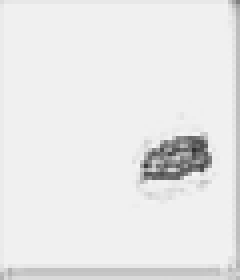
#> input picture bud2/images/edged_img/image_22-06-2020_01-00-01_PM.png, 60 x 70 px, found by its file name (shown 4 times larger); its folder holds only this picture in this run
$ python -i find_contours.py   (imports and definitions only)
#> lines starting #> are read from the running program, lines starting #| are printed output that depends on the picture; after the words box and inside, x2 and y2 are one past the last pixel; in counts of white or black regions, pixels touching at a corner belong together
import numpy as np
import cv2
import seaborn as sns
import matplotlib.pyplot as plt
import os
from math import sqrt
from datetime import datetime
from datetime import timedelta
import matplotlib.dates as mdates
from scipy import stats

def canny_edge(in_filename):
    img = cv2.imread(in_filename,0)
    gray_filtered = cv2.bilateralFilter(img, 10, 50, 50)

    # Using the Canny filter to get contours
    edges = cv2.Canny(gray_filtered, 20, 30)
    # Using the Canny filter with different parameters
    edges_high_thresh = cv2.Canny(gray_filtered, 60, 120)
    # Stacking the images to print them together
    # For comparison
    images = np.hstack((img, edges, edges_high_thresh))
    # Output the resulting

    cv2.imwrite('images/canny_img/canny_'+ \
                 os.path.splitext(os.path.basename(in_filename))[0] + \
                 '.png',images)
    return edges_high_thresh

def contours_metadata(contours):
    ##將contours的metadata存入contours_data
    contours_data={}
    cnts_perimeter=[]
    cnts_area=[]
    cnts_index=[]

    ## 計算資料分布改框的條件，因為小於200的資料太多，故刪除
    for c in contours:
        if cv2.contourArea(c)>200.0 and \
           cv2.arcLength(c,False)<600 :
            cnts_index.append(c)
            cnts_perimeter.append(cv2.arcLength(c,False))
            cnts_area.append(cv2.contourArea(c))
    contours_data['index']=cnts_index
    contours_data['perimeter']=cnts_perimeter
    contours_data['area']=cnts_area
    # show_statistic(contours_data['area'],25.0)

    # plt.hist(contours_data['area'], color = 'blue', edgecolor = 'black'
    #          ,bins = int((max(contours_data['area'])-min(contours_data['area']))/25.0))
    contours_data['area_avg']=np.average(contours_data['area'])
    contours_data['area_variance']=np.var(contours_data['area'])
    contours_data['area_std']=np.std(contours_data['area'])
    bp_dict=plt.boxplot(contours_data['area'])

    contours_data['area_Q1']=[item.get_ydata()[1] for item in bp_dict['boxes']][0]
    contours_data['area_Q3']=[item.get_ydata()[3] for item in bp_dict['boxes']][0]
    contours_data['area_median']=[item.get_ydata()[1] for item in bp_dict['medians']][0]
    contours_data['area_min']=[item.get_ydata()[1] for item in bp_dict['whiskers']][0]
    contours_data['area_max']=[item.get_ydata()[1] for item in bp_dict['whiskers']][1]

    plt.clf()
    plt.close()
    # [5 lines of commented-out code are left out]

    return contours_data


def BananaContours():
    directory="images/edged_img/"
    datetime_objects=[]
    files=[]
    banana_volume_list=[]

    for filename in os.listdir(directory):
        if filename.endswith(".jpg") or filename.endswith(".png"):
            # [5 lines of commented-out code are left out]
            datetime_objects.append(datetime.strptime(filename,"image_%d-%m-%Y_%I-%M-%S_%p.png"))
            # datetime_objects.append(datetime.strptime(date_info,"%m_%d_%H_%M_%S"))
            # print("--",os.path.join(directory,filename))

    datetime_objects=sorted(datetime_objects)
    for d in datetime_objects:
        filename=d.strftime("image_%d-%m-%Y_%I-%M-%S_%p.png")
        files.append(os.path.join(directory,filename))
        # print("--",os.path.join(directory,filename))


    for f in files:
        edges = canny_edge(f)
#> in canny_edge, img is the input picture: shape (70, 60); min 47, max 245, mean 232.5
#> in canny_edge, `gray_filtered = cv2.bilateralFilter(img, 10, 50, 50)`:
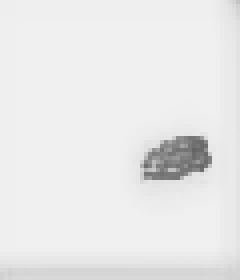
#> gray_filtered: shape (70, 60) (shown 4 times larger); min 100, max 240, mean 233.1
#> in canny_edge, `edges = cv2.Canny(gray_filtered, 20, 30)`:
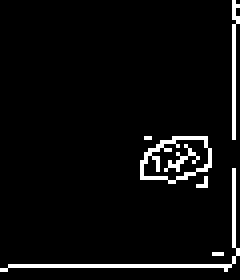
#> edges: shape (70, 60) (shown 4 times larger); 4.9% white in thin lines or dots
#> in canny_edge, `edges_high_thresh = cv2.Canny(gray_filtered, 60, 120)`:
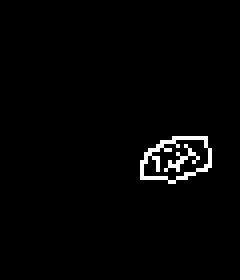
#> edges_high_thresh: shape (70, 60) (shown 4 times larger); 1.8% white in thin lines or dots, all inside (x1, y1, x2, y2) = (35, 34, 53, 46)
#> in canny_edge, `images = np.hstack((img, edges, edges_high_thresh))`:
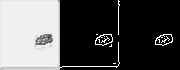
#> images: shape (70, 180); min 0, max 255, mean 83.2
        ret,thresh = cv2.threshold(edges,127,255,0)
        # [4 lines of commented-out code are left out]

        contours, hierarchy = cv2.findContours(thresh,cv2.RETR_EXTERNAL,cv2.CHAIN_APPROX_SIMPLE)
#> contours = 1 contour; box (x1, y1, x2, y2) and area: (35, 34, 53, 46) 142

        metadata = contours_metadata(contours)
#> the loop in contours_metadata, `for c in contours:` made 1 pass
#> after the loop in contours_metadata, `for c in contours:`: cnts_area = []
#> in contours_metadata, `bp_dict=plt.boxplot(contours_data['area'])`: bp_dict = 6 items
#> metadata = 11 items
        minimum =metadata['area_min']
#> minimum = nan
        median =metadata['area_median']
#> median = nan
        maximum =metadata['area_max']
#> maximum = nan
        area_avg = metadata['area_avg']
#> area_avg = nan
        area_std = metadata['area_std']
#> area_std = nan
        q1=metadata['area_Q1']
#> q1 = nan
        cnt_with_area =[]
        total_area = 0.0
        total_volume = 0.0
        # /** 針對average、standard deviation去篩選contours */
        for c in contours:
            #if cv2.contourArea(c)>(minimum)and \
             #cv2.contourArea(c)<(maximum):
            cnt_with_area.append(c)
            a = cv2.contourArea(c)
            total_area += a
            total_volume += sqrt(a)**3
#> this loop made 1 pass
#> (a, total_area, total_volume) on pass 1: (141.5, 141.5, 1683.2)
#> after the loop, cnt_with_area has the same summary as contours; total_area = 141.5; total_volume = 1683.2

        # print(len(cnt_with_area))

        # /** 使用Q1、medina、Q3來篩選contours
        # for c in contours:
        #     if cv2.contourArea(c)> median and \
        #         cv2.contourArea(c)< maximum :
        #         cnt_with_area.append(c)
        #         total_area += cv2.contourArea(c)

        read_filename = directory+ \
                        os.path.splitext(os.path.basename(f))[0] +\
                    '.png'
        print(read_filename)
        out_filename = 'images/result_pics/res_' + os.path.splitext(os.path.basename(f))[0] + '.png'
        result = cv2.drawContours(cv2.imread(read_filename), cnt_with_area, -1, (0,0,255), 2)
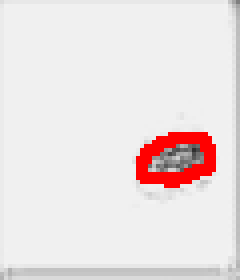
#> result: shape (70, 60, 3) (shown 4 times larger); mean B, G, R 226.1, 226.1, 235.6
        cv2.imwrite(out_filename, result)

        ## 畫圖
        # if len(cnt_with_area)!=0.0:
        avg_area = total_area / len(cnt_with_area)
#> avg_area = 141.5
        print(avg_area)
#| 141.5
        banana_volume = sqrt(avg_area)**3
#> banana_volume = 1683.2
        avg_volume = total_volume / len(cnt_with_area)
#> avg_volume = 1683.2
        # [4 lines of commented-out code are left out]
        banana_volume_list.append(avg_area)

    # x = list(range(1, len(banana_volume_list)+1))

    x = [ i.toordinal() for i in datetime_objects ]
    y_dots = banana_volume_list
#> y_dots = [141.5]

    def myfunc(x):
        return slope * x + intercept

    slope, intercept, r, p, std_err = stats.linregress(x, y_dots)
#> slope = nan; intercept = nan; r = 0; p = nan; std_err = nan
    y_regression = list(map(myfunc, x))
#> y_regression = [nan]

    ax = plt.gca()
    formatter = mdates.DateFormatter("%b")
    ax.xaxis.set_major_formatter(formatter)

    locator = mdates.MonthLocator()
    ax.xaxis.set_major_locator(locator)

    formatter = mdates.DateFormatter("%d")
    ax.xaxis.set_minor_formatter(formatter)

    locator = mdates.DayLocator()
    ax.xaxis.set_minor_locator(locator)

    left_range = min(datetime_objects) - timedelta(days=1)
    right_range = max(datetime_objects) + timedelta(days=1)

    # ax.set_xlim([datetime(2020, 6, 10), datetime(2020, 7, 1)])
    ax.set_xlim([left_range, right_range])

    ax.scatter(x, y_dots)
    ax.plot(x, y_regression)
    plt.savefig("scatter.png")
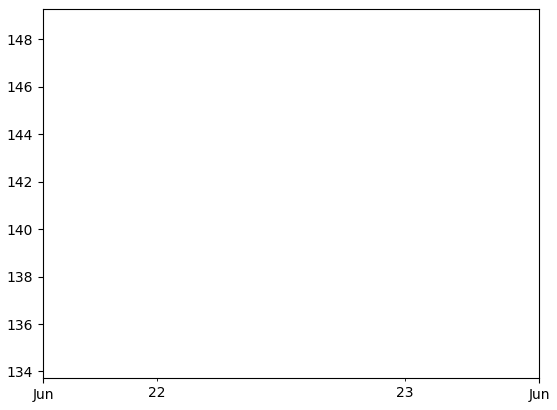
#> figure drawn by matplotlib, 1 panel

    plt.show()

>>> result = BananaContours()

$ run again, on bud2/images/edged_img/image_26-06-2020_01-00-18_AM.png
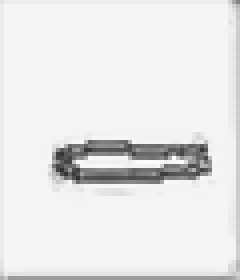
#> input picture bud2/images/edged_img/image_26-06-2020_01-00-18_AM.png, 60 x 70 px, found by its file name (shown 4 times larger)
#> in canny_edge, img is the input picture: shape (70, 60); min 47, max 255, mean 231.1
#> edges: shape (70, 60); 5.8% white in thin lines or dots
#> edges_high_thresh: shape (70, 60); 5.3% white in thin lines or dots, all inside (x1, y1, x2, y2) = (0, 34, 59, 70)
#> in canny_edge, `images = np.hstack((img, edges, edges_high_thresh))`:
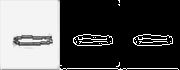
#> images: shape (70, 180); min 0, max 255, mean 86.4
#> contours = 2 contours, 1 with area under 20; largest, box (x1, y1, x2, y2) and area: (13, 34, 53, 46) 361
#> the loop in contours_metadata, `for c in contours:` made 2 passes
#> after the loop in contours_metadata, `for c in contours:`: cnts_area = [361]; cnts_index = 1 contour; box (x1, y1, x2, y2) and area: (13, 34, 53, 46) 361; cnts_perimeter = [86.8]
#> bp_dict = 6 items
#> metadata = 11 items
#> minimum = 361
#> area_std = 0
#> q1 = 361
#> the loop in BananaContours, `for c in contours:` made 2 passes
#> (a, total_area, total_volume) on pass 2: (361, 361.5, 6859.4)
#> after the loop in BananaContours, `for c in contours:`: cnt_with_area has the same summary as contours; total_area = 361.5; total_volume = 6859.4
#> avg_area = 180.8
#| 180.75
#> banana_volume = 2430.1
#> avg_volume = 3429.7
#> y_dots = [180.8]
#> slope = nan; r = 0; p = nan
#> y_regression = [nan]
#> in BananaContours, `plt.savefig("scatter.png")`:
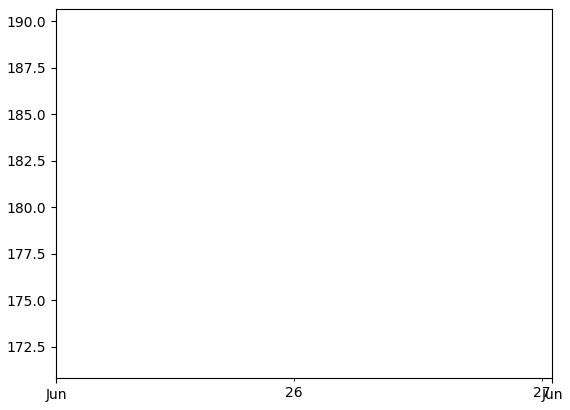
#> figure drawn by matplotlib, 1 panel

$ run again, on bud2/images/edged_img/image_27-06-2020_01-00-52_PM.png
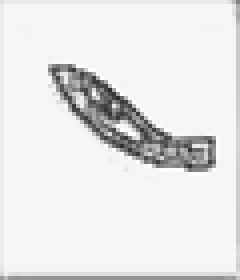
#> input picture bud2/images/edged_img/image_27-06-2020_01-00-52_PM.png, 60 x 70 px, found by its file name (shown 4 times larger)
#> in canny_edge, img is the input picture: shape (70, 60); min 43, max 255, mean 230.3
#> edges: shape (70, 60); 6.9% white in thin lines or dots
#> edges_high_thresh: shape (70, 60); 6.7% white in thin lines or dots
#> in canny_edge, `images = np.hstack((img, edges, edges_high_thresh))`:
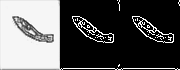
#> images: shape (70, 180); min 0, max 255, mean 88.3
#> contours = 3 contours, 2 with area under 20; largest, box (x1, y1, x2, y2) and area: (12, 16, 54, 43) 447
#> the loop in contours_metadata, `for c in contours:` made 3 passes
#> after the loop in contours_metadata, `for c in contours:`: cnts_area = [447]; cnts_index = 1 contour; box (x1, y1, x2, y2) and area: (12, 16, 54, 43) 447; cnts_perimeter = [106.4]
#> bp_dict = 6 items
#> metadata = 11 items
#> minimum = 447
#> area_std = 0
#> q1 = 447
#> the loop in BananaContours, `for c in contours:` made 3 passes
#> (a, total_area, total_volume) on passes 2 to 3: (447, 447, 9450.6), (0, 447, 9450.6)
#> after the loop in BananaContours, `for c in contours:`: cnt_with_area has the same summary as contours; total_volume = 9450.6
#> avg_area = 149
#| 149.0
#> banana_volume = 1818.8
#> avg_volume = 3150.2
#> y_dots = [149]
#> slope = nan; r = 0; p = nan
#> y_regression = [nan]
#> in BananaContours, `plt.savefig("scatter.png")`:
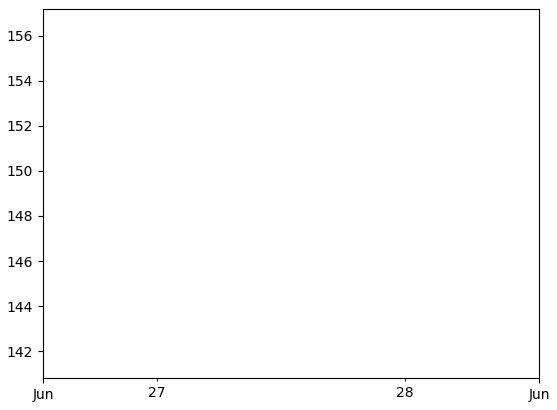
#> figure drawn by matplotlib, 1 panel
